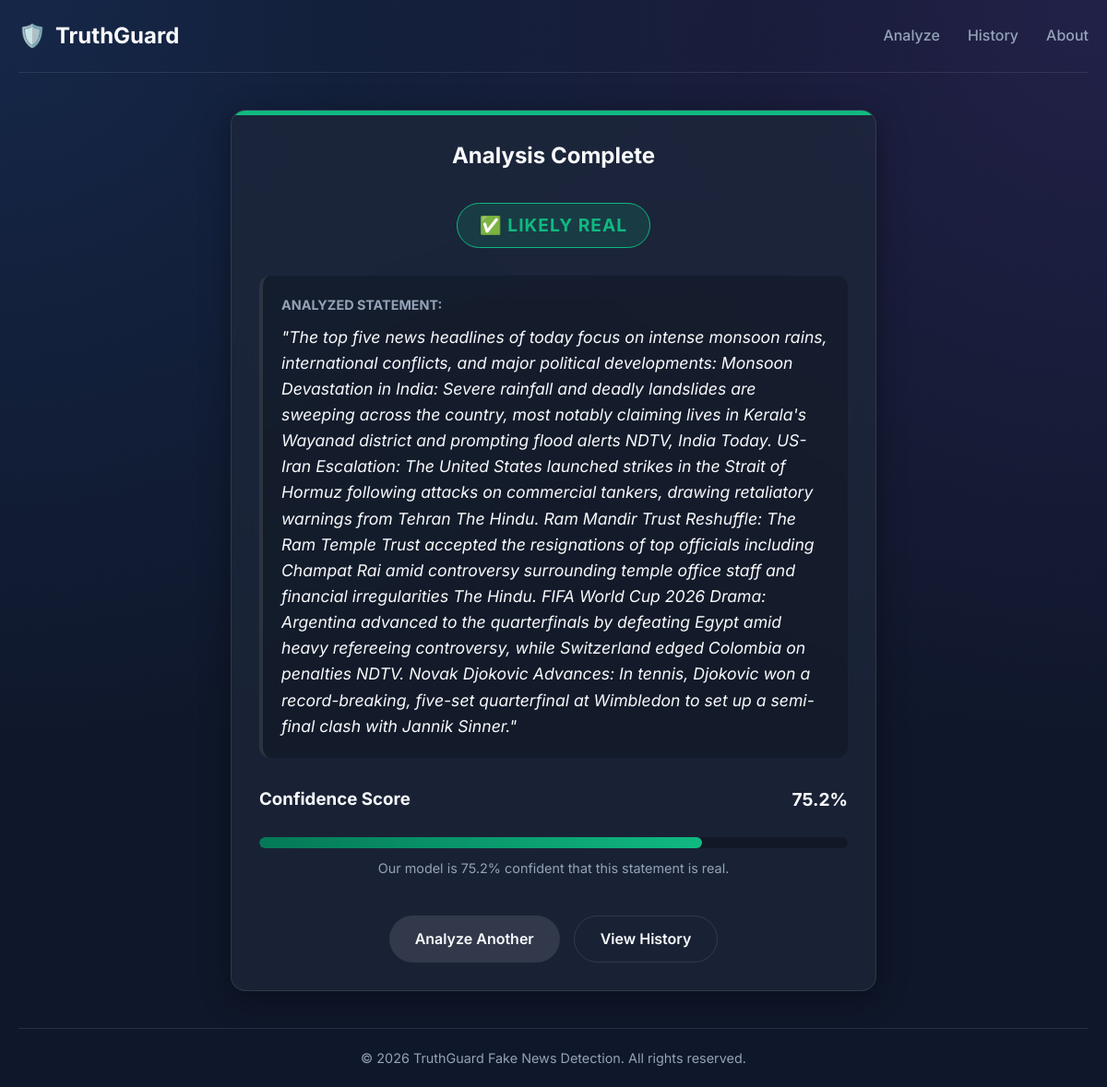
Screenshot of /result/2/ with the database file from the repository.
### detector/models.py (models this page shows, shortened)
class Prediction(models.Model):
    LABEL_CHOICES = [
        ('REAL', 'Real'),
        ('FAKE', 'Fake'),
    ]
    statement = models.TextField(help_text="The news statement submitted by the user.")
    label = models.CharField(
        max_length=4,
        choices=LABEL_CHOICES,
        help_text="Predicted label: REAL or FAKE.",
    )
    confidence = models.FloatField(
        help_text="Model confidence score (0.0 – 1.0)."
    )
    created_at = models.DateTimeField(
        auto_now_add=True,
        help_text="Timestamp when the prediction was made.",
    )
    class Meta:
        ordering = ['-created_at']
        verbose_name = 'Prediction'
        verbose_name_plural = 'Predictions'
    @property
    def is_fake(self):
        return self.label == 'FAKE'

### detector/views.py (the view)
# urls.py: path('result/<int:pk>/', views.result, name='result'),
@require_http_methods(["GET"])
def result(request, pk):
    prediction = get_object_or_404(Prediction, pk=pk)
    similar_count = Prediction.objects.filter(label=prediction.label).count()
    context = {
        'prediction': prediction,
        'confidence_pct': round(prediction.confidence * 100, 1),
        'similar_count': similar_count,
    }
    return render(request, 'detector/result.html', context)

### detector/templates/detector/result.html (shortened to what this page needs)
{% extends 'detector/base.html' %}
{% block content %}
<div class="result-container">
    <div class="glass-card result-card {% if prediction.is_fake %}is-fake{% else %}is-real{% endif %}">
        <div class="result-header">
            <h2>Analysis Complete</h2>
            <div class="result-badge {% if prediction.is_fake %}badge-fake{% else %}badge-real{% endif %}">
                {% if prediction.is_fake %}
                    ⚠️ LIKELY FAKE
                {% else %}
                    ✅ LIKELY REAL
                {% endif %}
            </div>
        </div>
        <div class="statement-box">
            <h3>Analyzed Statement:</h3>
            <p>"{{ prediction.statement }}"</p>
        </div>
        <div class="confidence-section">
            <div class="confidence-header">
                <h3>Confidence Score</h3>
                <span class="confidence-value">{{ confidence_pct }}%</span>
            </div>
            <div class="progress-bar-bg">
                <div class="progress-bar-fill {% if prediction.is_fake %}fill-fake{% else %}fill-real{% endif %}"
                     style="width: {{ confidence_pct }}%;"></div>
            </div>
            <p class="confidence-help">
                Our model is {{ confidence_pct }}% confident that this statement is {{ prediction.label|lower }}.
            </p>
        </div>
        <div class="result-actions">
            <a href="{% url 'home' %}" class="btn-secondary">Analyze Another</a>
            <a href="{% url 'history' %}" class="btn-outline">View History</a>
        </div>
    </div>
</div>
{% endblock %}

### detector/static/detector/css/style.css (style rules this page uses)
:root { --bg-dark: #0f172a; --bg-card: rgba(30, 41, 59, 0.7); --text-primary: #f8fafc; --text-secondary: #94a3b8; --accent-primary: #3b82f6; --accent-hover: #2563eb; --color-real: #10b981; --color-real-bg: rgba(16, 185, 129, 0.15); --color-fake: #ef4444; --color-fake-bg: rgba(239, 68, 68, 0.15); --border-glass: rgba(255, 255, 255, 0.1); --shadow-glass: 0 8px 32px 0 rgba(0, 0, 0, 0.37); --border-radius: 16px; --transition: all 0.3s ease; }
* { margin: 0; padding: 0; box-sizing: border-box; }
body { font-family: 'Inter', sans-serif; background-color: var(--bg-dark); background-image: radial-gradient(at 0% 0%, rgba(59, 130, 246, 0.15) 0px, transparent 50%), radial-gradient(at 100% 0%, rgba(139, 92, 246, 0.15) 0px, transparent 50%); background-attachment: fixed; color: var(--text-primary); line-height: 1.6; min-height: 100vh; }
h1, h2, h3 { font-weight: 700; margin-bottom: 1rem; }
a { color: var(--accent-primary); text-decoration: none; transition: var(--transition); }
.glass-card { background: var(--bg-card); backdrop-filter: blur(12px); -webkit-backdrop-filter: blur(12px); border: 1px solid var(--border-glass); border-radius: var(--border-radius); box-shadow: var(--shadow-glass); padding: 30px; }
.btn-primary, .btn-secondary, .btn-outline { display: inline-flex; align-items: center; justify-content: center; gap: 8px; padding: 12px 28px; border-radius: 50px; font-weight: 600; font-size: 1rem; cursor: pointer; border: none; transition: var(--transition); }
.btn-secondary { background: rgba(255, 255, 255, 0.1); color: var(--text-primary); }
.btn-outline { background: transparent; border: 1px solid var(--border-glass); color: var(--text-primary); }
.result-container { max-width: 700px; margin: 0 auto; }
.result-card { text-align: center; position: relative; overflow: hidden; }
.result-card::before { content: ''; position: absolute; top: 0; left: 0; right: 0; height: 5px; }
.result-card.is-real::before { background: var(--color-real); }
.result-header { margin-bottom: 30px; }
.result-badge { display: inline-block; padding: 8px 24px; border-radius: 50px; font-weight: 700; font-size: 1.2rem; letter-spacing: 1px; margin-top: 15px; }
.badge-real { background: var(--color-real-bg); color: var(--color-real); border: 1px solid var(--color-real); }
.statement-box { background: rgba(0, 0, 0, 0.2); padding: 20px; border-radius: 12px; margin-bottom: 30px; text-align: left; border-left: 4px solid var(--border-glass); }
.statement-box h3 { font-size: 0.9rem; color: var(--text-secondary); text-transform: uppercase; margin-bottom: 10px; }
.statement-box p { font-size: 1.1rem; font-style: italic; }
.confidence-section { margin-bottom: 40px; }
.confidence-header { display: flex; justify-content: space-between; margin-bottom: 10px; }
.confidence-value { font-weight: 700; font-size: 1.2rem; }
.progress-bar-bg { height: 12px; background: rgba(0, 0, 0, 0.3); border-radius: 10px; overflow: hidden; }
.progress-bar-fill { height: 100%; border-radius: 10px; transition: width 1.5s cubic-bezier(0.22, 1, 0.36, 1); }
.fill-real { background: linear-gradient(90deg, #047857, var(--color-real)); }
.confidence-help { margin-top: 10px; color: var(--text-secondary); font-size: 0.9rem; }
.result-actions { display: flex; gap: 15px; justify-content: center; }

### rows the page displays
Prediction: statement "The top five news headlines of today focus on intense monsoon rains, international conflicts, and major political developments: Monsoon Devastation in India: Severe rainfall and deadly landslides are sweeping across the country, most notably claiming lives in Kerala's Wayanad district and prompting flood alerts NDTV, India Today. US-Iran Escalation: The United States launched strikes in the Strait of Hormuz following attacks on commercial tankers, drawing retaliatory warnings from Tehran The Hindu. Ram Mandir Trust Reshuffle: The Ram Temple Trust accepted the resignations of top officials including Champat Rai amid controversy surrounding temple office staff and financial irregularities The…", label "real"

### other values shown
{{ confidence_pct }} "75.2"
